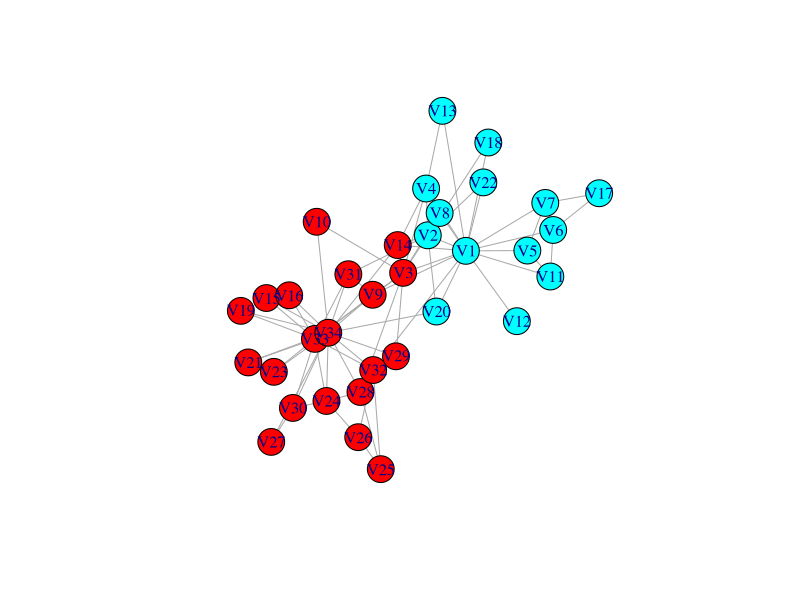

This chart was generated by the following R code:
library("igraph")
data = as.matrix(read.table("karate.txt"))
karate = graph_from_adjacency_matrix(data, mode = "undirected", weighted = TRUE)
ebc = edge.betweenness.community(karate)
cut = cutat(ebc,2)
colors = rainbow(2)
plot(karate, vertex.color=colors[cut])
cut
E(karate)
write_graph(karate, "karateGraph.txt", format = "edgelist")
write.table("nodes.gender:", "karateGraph.txt", append=TRUE, quote = FALSE, sep ="\n", row.names = FALSE, col.names = FALSE)
write.table(cut, "karateGraph.txt", append=TRUE, sep ="\n", row.names = FALSE, col.names = FALSE)
